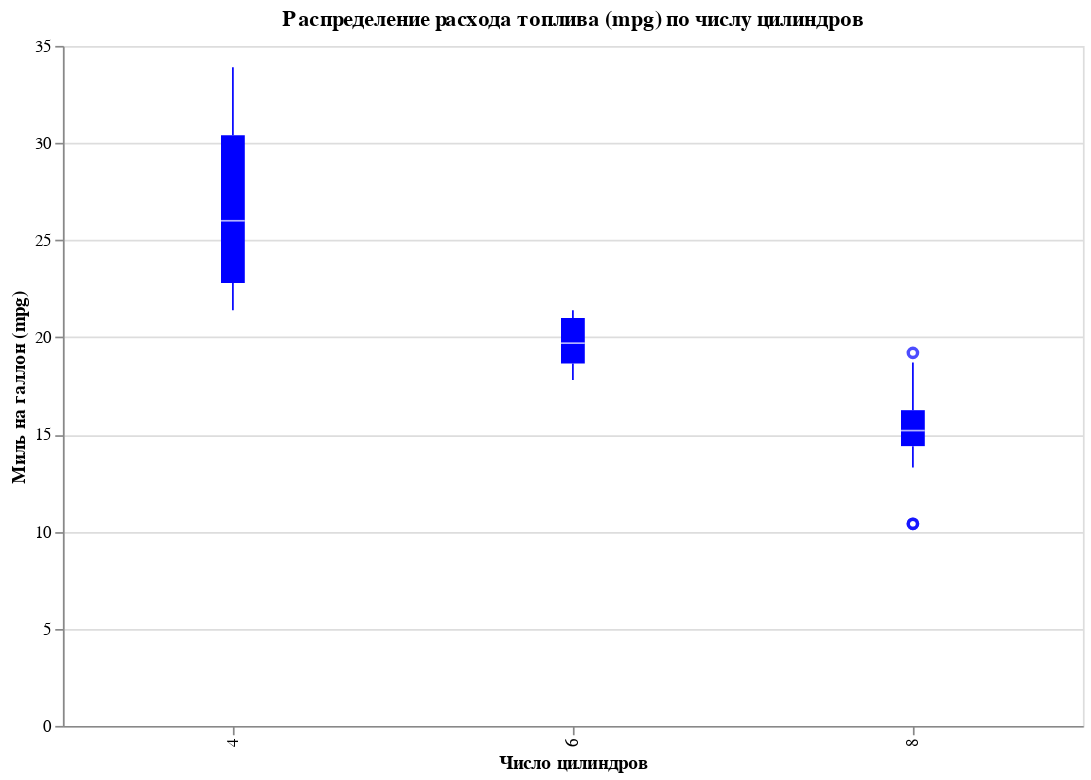

Notebook source saved alongside this figure:
### Code cell
alt.Chart(df).mark_boxplot(
    color='blue'
).encode(
    x=alt.X('cyl:O', title='Число цилиндров'),
    y=alt.Y('mpg:Q', title='Миль на галлон (mpg)')
).properties(
    title='Распределение расхода топлива (mpg) по числу цилиндров',
    width=600,
    height=400
)

### Figure 1 — Vega-Lite specification as saved in the notebook (floating-point values rounded to 4 significant figures)
{"config": {"view": {"continuousWidth": 400, "continuousHeight": 300}}, "data": {"name": "data-3b74de0d2593e2731821517052888931"}, "mark": {"type": "boxplot", "color": "blue"}, "encoding": {"x": {"field": "cyl", "title": "Число цилиндров", "type": "ordinal"}, "y": {"field": "mpg", "title": "Миль на галлон (mpg)", "type": "quantitative"}}, "height": 400, "title": "Распределение расхода топлива (mpg) по числу цилиндров", "width": 600, "$schema": "https://vega.github.io/schema/vega-lite/v4.17.0.json", "datasets": {"data-3b74de0d2593e2731821517052888931": [{"model": "Mazda RX4", "mpg": 21.0, "cyl": 6, "disp": 160.0, "hp": 110, "drat": 3.9, "wt": 2.62, "qsec": 16.46, "vs": 0, "am": 1, "gear": 4, "carb": 4}, {"model": "Mazda RX4 Wag", "mpg": 21.0, "cyl": 6, "disp": 160.0, "hp": 110, "drat": 3.9, "wt": 2.875, "qsec": 17.02, "vs": 0, "am": 1, "gear": 4, "carb": 4}, {"model": "Datsun 710", "mpg": 22.8, "cyl": 4, "disp": 108.0, "hp": 93, "drat": 3.85, "wt": 2.32, "qsec": 18.61, "vs": 1, "am": 1, "gear": 4, "carb": 1}, {"model": "Hornet 4 Drive", "mpg": 21.4, "cyl": 6, "disp": 258.0, "hp": 110, "drat": 3.08, "wt": 3.215, "qsec": 19.44, "vs": 1, "am": 0, "gear": 3, "carb": 1}, {"model": "Hornet Sportabout", "mpg": 18.7, "cyl": 8, "disp": 360.0, "hp": 175, "drat": 3.15, "wt": 3.44, "qsec": 17.02, "vs": 0, "am": 0, "gear": 3, "carb": 2}, {"model": "Valiant", "mpg": 18.1, "cyl": 6, "disp": 225.0, "hp": 105, "drat": 2.76, "wt": 3.46, "qsec": 20.22, "vs": 1, "am": 0, "gear": 3, "carb": 1}, {"model": "Duster 360", "mpg": 14.3, "cyl": 8, "disp": 360.0, "hp": 245, "drat": 3.21, "wt": 3.57, "qsec": 15.84, "vs": 0, "am": 0, "gear": 3, "carb": 4}, {"model": "Merc 240D", "mpg": 24.4, "cyl": 4, "disp": 146.7, "hp": 62, "drat": 3.69, "wt": 3.19, "qsec": 20.0, "vs": 1, "am": 0, "gear": 4, "carb": 2}, {"model": "Merc 230", "mpg": 22.8, "cyl": 4, "disp": 140.8, "hp": 95, "drat": 3.92, "wt": 3.15, "qsec": 22.9, "vs": 1, "am": 0, "gear": 4, "carb": 2}, {"model": "Merc 280", "mpg": 19.2, "cyl": 6, "disp": 167.6, "hp": 123, "drat": 3.92, "wt": 3.44, "qsec": 18.3, "vs": 1, "am": 0, "gear": 4, "carb": 4}, {"model": "Merc 280C", "mpg": 17.8, "cyl": 6, "disp": 167.6, "hp": 123, "drat": 3.92, "wt": 3.44, "qsec": 18.9, "vs": 1, "am": 0, "gear": 4, "carb": 4}, {"model": "Merc 450SE", "mpg": 16.4, "cyl": 8, "disp": 275.8, "hp": 180, "drat": 3.07, "wt": 4.07, "qsec": 17.4, "vs": 0, "am": 0, "gear": 3, "carb": 3}, {"model": "Merc 450SL", "mpg": 17.3, "cyl": 8, "disp": 275.8, "hp": 180, "drat": 3.07, "wt": 3.73, "qsec": 17.6, "vs": 0, "am": 0, "gear": 3, "carb": 3}, {"model": "Merc 450SLC", "mpg": 15.2, "cyl": 8, "disp": 275.8, "hp": 180, "drat": 3.07, "wt": 3.78, "qsec": 18.0, "vs": 0, "am": 0, "gear": 3, "carb": 3}, {"model": "Cadillac Fleetwood", "mpg": 10.4, "cyl": 8, "disp": 472.0, "hp": 205, "drat": 2.93, "wt": 5.25, "qsec": 17.98, "vs": 0, "am": 0, "gear": 3, "carb": 4}, {"model": "Lincoln Continental", "mpg": 10.4, "cyl": 8, "disp": 460.0, "hp": 215, "drat": 3.0, "wt": 5.424, "qsec": 17.82, "vs": 0, "am": 0, "gear": 3, "carb": 4}, {"model": "Chrysler Imperial", "mpg": 14.7, "cyl": 8, "disp": 440.0, "hp": 230, "drat": 3.23, "wt": 5.345, "qsec": 17.42, "vs": 0, "am": 0, "gear": 3, "carb": 4}, {"model": "Fiat 128", "mpg": 32.4, "cyl": 4, "disp": 78.7, "hp": 66, "drat": 4.08, "wt": 2.2, "qsec": 19.47, "vs": 1, "am": 1, "gear": 4, "carb": 1}, {"model": "Honda Civic", "mpg": 30.4, "cyl": 4, "disp": 75.7, "hp": 52, "drat": 4.93, "wt": 1.615, "qsec": 18.52, "vs": 1, "am": 1, "gear": 4, "carb": 2}, {"model": "Toyota Corolla", "mpg": 33.9, "cyl": 4, "disp": 71.1, "hp": 65, "drat": 4.22, "wt": 1.835, "qsec": 19.9, "vs": 1, "am": 1, "gear": 4, "carb": 1}, {"model": "Toyota Corona", "mpg": 21.5, "cyl": 4, "disp": 120.1, "hp": 97, "drat": 3.7, "wt": 2.465, "qsec": 20.01, "vs": 1, "am": 0, "gear": 3, "carb": 1}, {"model": "Dodge Challenger", "mpg": 15.5, "cyl": 8, "disp": 318.0, "hp": 150, "drat": 2.76, "wt": 3.52, "qsec": 16.87, "vs": 0, "am": 0, "gear": 3, "carb": 2}, {"model": "AMC Javelin", "mpg": 15.2, "cyl": 8, "disp": 304.0, "hp": 150, "drat": 3.15, "wt": 3.435, "qsec": 17.3, "vs": 0, "am": 0, "gear": 3, "carb": 2}, {"model": "Camaro Z28", "mpg": 13.3, "cyl": 8, "disp": 350.0, "hp": 245, "drat": 3.73, "wt": 3.84, "qsec": 15.41, "vs": 0, "am": 0, "gear": 3, "carb": 4}, {"model": "Pontiac Firebird", "mpg": 19.2, "cyl": 8, "disp": 400.0, "hp": 175, "drat": 3.08, "wt": 3.845, "qsec": 17.05, "vs": 0, "am": 0, "gear": 3, "carb": 2}, {"model": "Fiat X1-9", "mpg": 27.3, "cyl": 4, "disp": 79.0, "hp": 66, "drat": 4.08, "wt": 1.935, "qsec": 18.9, "vs": 1, "am": 1, "gear": 4, "carb": 1}, {"model": "Porsche 914-2", "mpg": 26.0, "cyl": 4, "disp": 120.3, "hp": 91, "drat": 4.43, "wt": 2.14, "qsec": 16.7, "vs": 0, "am": 1, "gear": 5, "carb": 2}, {"model": "Lotus Europa", "mpg": 30.4, "cyl": 4, "disp": 95.1, "hp": 113, "drat": 3.77, "wt": 1.513, "qsec": 16.9, "vs": 1, "am": 1, "gear": 5, "carb": 2}, {"model": "Ford Pantera L", "mpg": 15.8, "cyl": 8, "disp": 351.0, "hp": 264, "drat": 4.22, "wt": 3.17, "qsec": 14.5, "vs": 0, "am": 1, "gear": 5, "carb": 4}, {"model": "Ferrari Dino", "mpg": 19.7, "cyl": 6, "disp": 145.0, "hp": 175, "drat": 3.62, "wt": 2.77, "qsec": 15.5, "vs": 0, "am": 1, "gear": 5, "carb": 6}, {"model": "Maserati Bora", "mpg": 15.0, "cyl": 8, "disp": 301.0, "hp": 335, "drat": 3.54, "wt": 3.57, "qsec": 14.6, "vs": 0, "am": 1, "gear": 5, "carb": 8}, {"model": "Volvo 142E", "mpg": 21.4, "cyl": 4, "disp": 121.0, "hp": 109, "drat": 4.11, "wt": 2.78, "qsec": 18.6, "vs": 1, "am": 1, "gear": 4, "carb": 2}]}}
